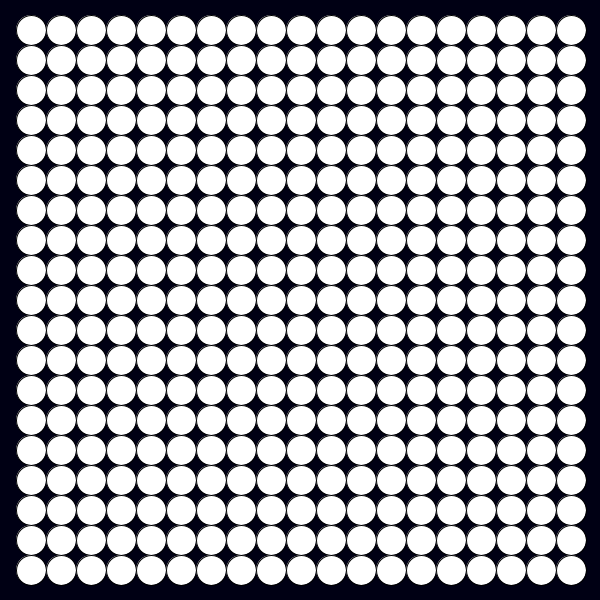
Frame 1 (no input)
Frame 60 (the mouse pressed at the canvas centre just before this capture): identical to frame 1, image omitted
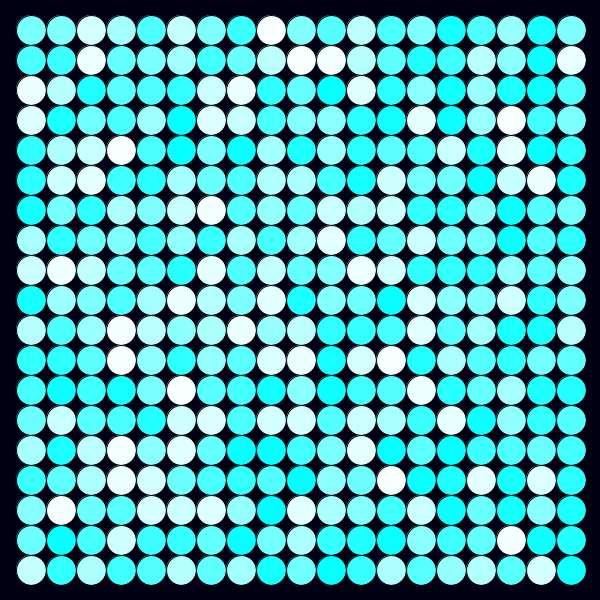
Frame 120 (the mouse held since frame 60 and released just before this capture)

The Processing sketch that drew these frames (run headless with seeded random() and noise(); from frame 60 on, the mouse is pressed at the canvas centre):

// Processing sketch: processing_105811
// ── processing_105811.pde

int x = 20;
int y = 20;

void setup () {
  size (600, 600);
  smooth();
}

void draw () {
  background(0, 0, 20);

  for (int i=1; i<x; i++) {
    for ( int j=1; j<y; j++) {
      if (mousePressed == true) {
        fill(random(250), mouseX, mouseY);
      }
      ellipse (i*(width/x)+1, j*(height/y), 30, 30);
    }
  }
}
